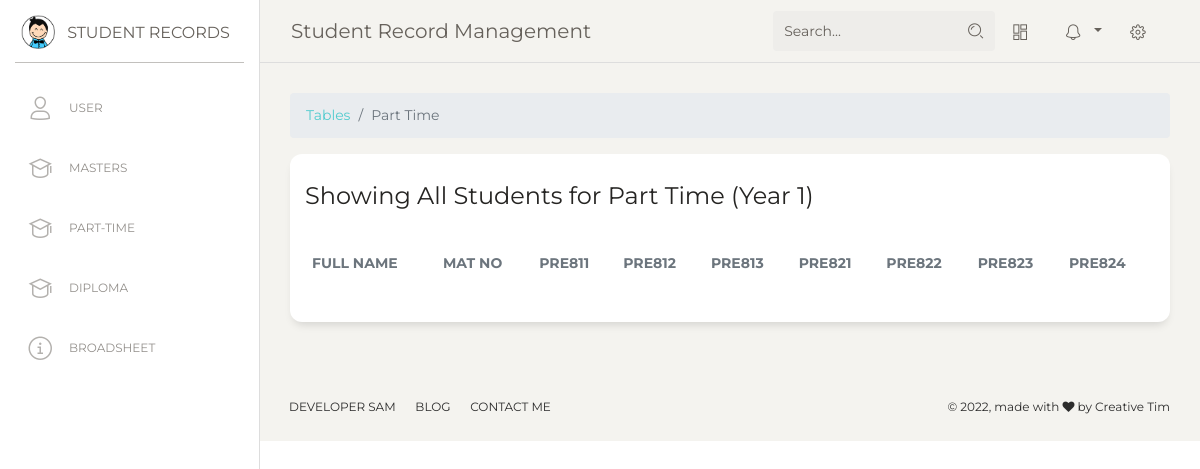
The app's page /students/result.php?prog=part_time&c=1.1 with its own data.
### tables this page shows
CREATE TABLE `part_time_courses` (
  `id` int(11) NOT NULL,
  `course_id` varchar(11) NOT NULL,
  `course_code` varchar(255) NOT NULL,
  `credit_load` int(11) NOT NULL,
  `course_name` varchar(255) NOT NULL
);

### students/result.php (the view, shortened to what this page needs)
<?php
    require_once '../config/DB.php';
    $db =  new DB();
    $conn = $db->conn;
    if (isset($_GET['prog']) && isset($_GET['c'])) {
      extract($_GET);
      if ($c < 2) {
        $sql = "SELECT * FROM {$prog}_courses WHERE course_id > 1 AND course_id < 2 ORDER BY course_id ASC";
        $year = 1;
      } elseif ($c > 2) {
        $sql = "SELECT * FROM {$prog}_courses WHERE course_id > 2 ORDER BY course_id ASC" ;
        $year = 2;
      }
      $courses = $conn->query($sql)->fetch_all(MYSQLI_ASSOC);
    } else {
        header('location: ./user');
    }
?>
<?php include '../inc/head.php' ?>
<body class="">
  <div class="wrapper ">
    <div class="sidebar" data-color="white" data-active-color="danger">
      <div class="logo">
        <a href="#" class="simple-text logo-mini">
          <div class="logo-image-small">
            <img src="../assets/img/logo-small.png">
          </div>
        </a>
        <a href="#" class="simple-text logo-normal">
          Student Records
        </a>
      </div>
      <div class="sidebar-wrapper">
        <ul class="nav">
          <li class="">
            <a href="./user">
              <i class="nc-icon nc-single-02"></i>
              <p>User</p>
            </a>
          </li>
          <li>
            <a href="./masters">
              <i class="nc-icon nc-hat-3"></i>
              <p>Masters</p>
            </a>
          </li>
          <li>
            <a href="./part-time">
              <i class="nc-icon nc-hat-3"></i>
              <p>Part-Time</p>
            </a>
          </li>
          <li>
            <a href="./diploma">
              <i class="nc-icon nc-hat-3"></i>
              <p>Diploma</p>
            </a>
          </li>
          <li>
            <a href="./broadsheet">
              <i class="nc-icon nc-alert-circle-i"></i>
              <p>Broadsheet</p>
            </a>
          </li>
        </ul>
      </div>
    </div>
    <div class="main-panel">
      <?php include '../inc/navbar.php'; ?>
      <div class="content">
        <div class="row">
          <div class="col-md-12">
            <div >
              <ol class="breadcrumb">
                <li class="breadcrumb-item"><a href="./broadsheet.php">Tables</a></li>
                <li class="breadcrumb-item active" aria-current="page"><?= $prog == 'part_time' ? 'Part Time' : ucfirst($prog); ?></li>
              </ol>
            </div>
            <div class="card">
              <div class="card-header">
                <h4 class="card-title">Showing All Students for <?= $prog == 'part_time' ? 'Part Time' : ucwords($prog); ?><?= " (Year $year)" ?></h4>
              </div>
              <div class="card-body">
                <div class="table-responsive">
                  <table class="table">
                    <thead>
                        <th class="th-sm text-secondary">Full Name</th>
                        <th class="th-sm  text-secondary">Mat No</th>
                        <?php foreach($courses as $course): ?>
                            <?php extract($course) ?>
                            <th class="th-sm text-secondary">PRE<?= $course_code; ?></th>
                        <?php endforeach; ?>
                    </thead>
                  </table>
                </div>
              </div>
            </div>
          </div>
        </div>
      </div>
      <?php include '../inc/footer.php' ?>
    </div>
  </div>
</body>
</html>

### records on screen
part_time_courses: course_code "811"
part_time_courses: course_code "812"
part_time_courses: course_code "813"
part_time_courses: course_code "821"
part_time_courses: course_code "822"
part_time_courses: course_code "823"
part_time_courses: course_code "824"

### other values on screen
$year "1"
